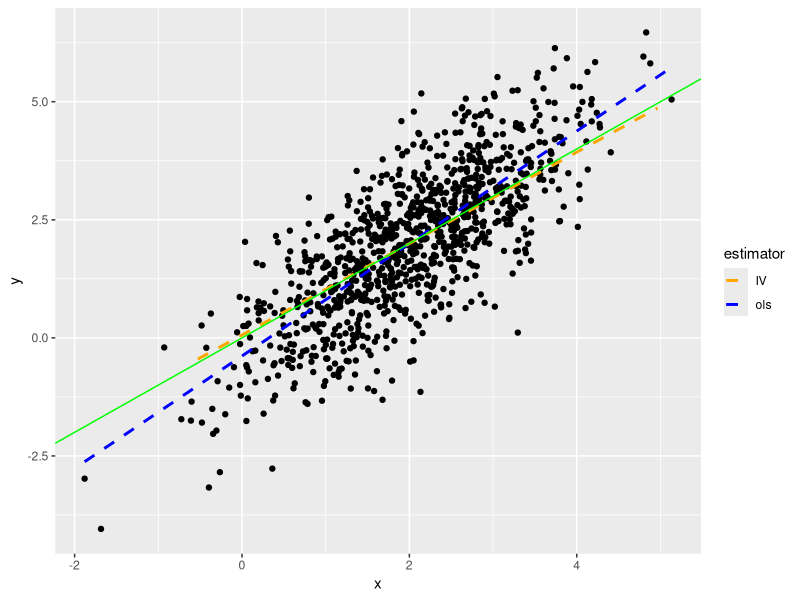
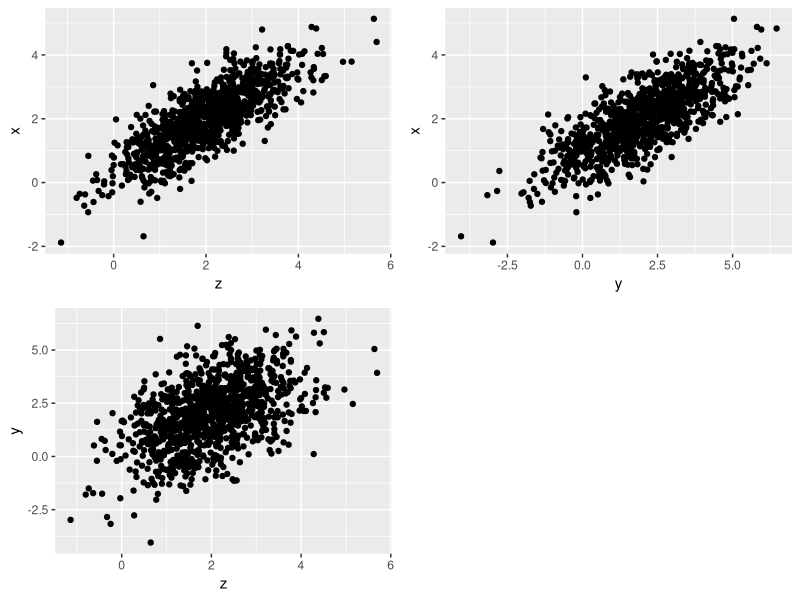

R code for these plots, in order:

# library
library(tidyverse)

# seed random number
set.seed(2022)

# sample size
n <- 1000

# parameter
mu <- c(2, 2, 0)
Sigma <- matrix(c(1, 0.8, 0.2, 0.8, 1, 0, 0.2, 0, 1), 
                nrow = 3, ncol = 3, byrow = TRUE)
beta <- 1

# variable
endo_var <- MASS::mvrnorm(n, mu, Sigma)
x <- endo_var[, 1]
z <- endo_var[, 2]
u <- endo_var[, 3]
y <- beta*x + u
x_hat <- lm(x ~ z) %>% fitted()

# pack
df <- data.frame(y, x, x_hat, z)

# plot
df %>% 
  ggplot(aes(x = x, y = y)) + 
  geom_point() +
  geom_smooth(aes(x = x, y = y, color = "ols"), 
              method = 'lm', lty = 'dashed', se = F) +
  geom_smooth(aes(x = x_hat, y = y, color = 'IV'), 
              method = 'lm', lty = 'dashed', se = F) +
  geom_abline(color = 'green', 
              intercept = 0, slope = beta) + 
  scale_color_manual(name = "estimator", values = c('orange', 'blue'))

# 3d
plt1 <- 
  df %>% 
  ggplot(aes(x = z, y = x)) +
  geom_point()

plt2 <- 
  df %>% 
  ggplot(aes(x = y, y = x)) +
  geom_point()

plt3 <- 
  df %>% 
  ggplot(aes(x = z, y = y)) +
  geom_point()

gridExtra::grid.arrange(plt1, plt2, plt3, nrow = 2)
